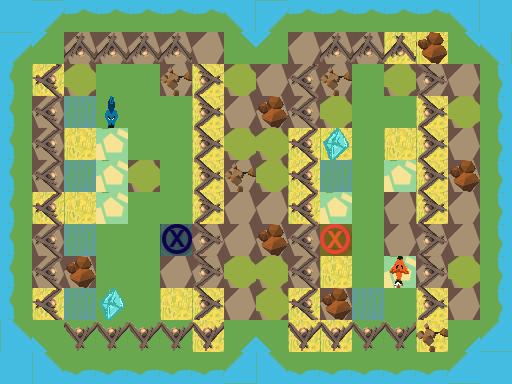

Rendered tile map (Tiled .tmx) drawn with the repository's tilesets; below, a short description and the full map source, tile grids included:
An orthogonal 16x12 tile map with 32x32 px tiles, 4 tile layers (Ground, Obstacles, Objects, Solution).

<map version="1.0" orientation="orthogonal" renderorder="right-down" width="16" height="12" tilewidth="32" tileheight="32" nextobjectid="6">
 <tileset firstgid="1" name="TilesetPlaceholder" tilewidth="32" tileheight="32" tilecount="240" columns="10">
  <image source="../../../Tileset.png" width="320" height="768" />
 </tileset>
 <layer name="Ground" width="16" height="12">
  <data encoding="csv">
5,3221225493,1610612747,1610612747,1610612747,1610612747,1610612747,1610612757,3221225493,1610612747,1610612747,1610612747,1610612747,1610612747,1610612757,5,
3221225493,3221225503,17,17,17,17,17,1610612767,3221225503,17,17,17,2,2,1610612767,1610612757,
3221225483,2,17,1,1,17,2,17,17,17,17,1,17,17,17,11,
3221225483,17,7,1,1,1,2,17,17,17,17,1,1,2,17,11,
3221225483,17,2,2684354568,1,1,2,17,17,2,2,1,2,2,17,11,
3221225483,17,7,2684354568,17,1,2,17,17,2,7,1,2684354568,2,17,11,
3221225483,2,2,2684354568,1,1,2,17,17,2,2684354568,1,17,2,17,11,
3221225483,17,7,1,1,2,17,17,17,17,1,1,17,17,17,11,
3221225483,17,17,1,1,17,17,17,17,17,2,1,2684354568,17,17,11,
3221225483,2,7,1,1,2,2,17,17,2,17,7,1,2,17,11,
2684354581,2684354591,1,1,1,1,2,31,2684354591,2,2,1,1,2,31,21,
5,2684354581,2684354571,2684354571,2684354571,2684354571,2684354571,21,2684354581,2684354571,2684354571,2684354571,2684354571,2684354571,21,5
</data>
 </layer>
 <layer name="Obstacles" width="16" height="12">
  <data encoding="csv">
0,0,0,0,0,0,0,0,0,0,0,0,0,0,0,0,
0,0,41,41,41,41,0,0,0,0,41,41,41,56,0,0,
0,1610612777,44,0,0,55,2684354601,44,0,1610612777,55,0,44,2684354601,0,0,
0,1610612777,0,0,0,0,2684354601,0,56,1610612777,44,0,0,2684354601,44,0,
0,1610612777,0,0,0,0,2684354601,44,44,1610612777,0,0,0,2684354601,0,0,
0,1610612777,0,0,44,0,2684354601,55,44,1610612777,0,0,0,2684354601,56,0,
0,1610612777,0,0,0,0,2684354601,0,0,1610612777,0,0,0,2684354601,0,0,
0,1610612777,0,0,0,0,2684354601,0,56,1610612777,0,0,0,2684354601,0,0,
0,1610612777,56,0,0,0,2684354601,44,44,1610612777,0,0,0,2684354601,44,0,
0,1610612777,0,0,0,0,2684354601,0,44,1610612777,56,0,0,2684354601,0,0,
0,0,3221225513,3221225513,3221225513,3221225513,3221225513,0,0,3221225513,3221225513,3221225513,3221225513,55,0,0,
0,0,0,0,0,0,0,0,0,0,0,0,0,0,0,0
</data>
 </layer>
 <layer name="Objects" width="16" height="12">
  <data encoding="csv">
0,0,0,0,0,0,0,0,0,0,0,0,0,0,0,0,
0,0,0,0,0,0,0,0,0,0,0,0,0,0,0,0,
0,0,0,0,0,0,0,0,0,0,0,0,0,0,0,0,
0,0,0,3221225664,0,0,0,0,0,0,0,0,0,0,0,0,
0,0,0,0,0,0,0,0,0,0,184,0,0,0,0,0,
0,0,0,0,0,0,0,0,0,0,0,0,0,0,0,0,
0,0,0,0,0,0,0,0,0,0,0,0,0,0,0,0,
0,0,0,0,0,182,0,0,0,0,181,0,0,0,0,0,
0,0,0,0,0,0,0,0,0,0,0,0,191,0,0,0,
0,0,0,184,0,0,0,0,0,0,0,0,0,0,0,0,
0,0,0,0,0,0,0,0,0,0,0,0,0,0,0,0,
0,0,0,0,0,0,0,0,0,0,0,0,0,0,0,0
</data>
 </layer>
 <layer name="Solution" width="16" height="12">
  <data encoding="csv">
0,0,0,0,0,0,0,0,0,0,0,0,0,0,0,0,
0,0,0,0,0,0,0,0,0,0,0,0,0,0,0,0,
0,0,0,0,0,0,0,0,0,0,0,0,0,0,0,0,
0,0,0,0,0,0,0,0,0,0,0,0,0,0,0,0,
0,0,0,0,0,0,0,0,0,0,0,0,0,0,0,0,
0,0,0,0,0,0,0,0,0,0,0,0,0,0,0,0,
0,0,0,0,0,0,0,0,0,0,0,0,0,0,0,0,
0,0,0,0,0,0,0,0,0,0,0,0,0,0,0,0,
0,0,0,0,0,0,0,0,0,0,0,0,0,0,0,0,
0,0,0,0,0,0,0,0,0,0,0,0,0,0,0,0,
0,0,0,0,0,0,0,0,0,0,0,0,0,0,0,0,
0,0,0,0,0,0,0,0,0,0,0,0,0,0,0,0
</data>
 </layer>
</map>
